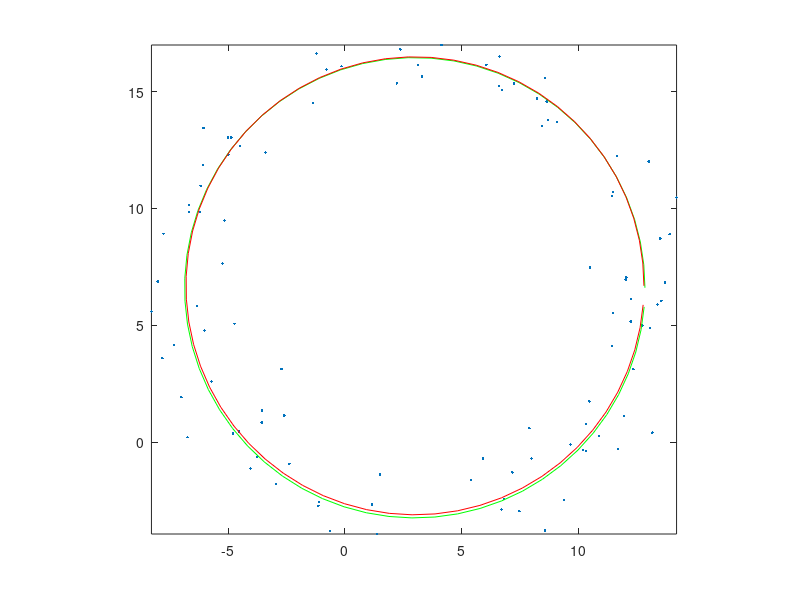

Write MATLAB code to recreate this figure.
function goShowCircleData
    load circleData.txt
    x=circleData(:,1);
    y=circleData(:,2);
    plot(x, y, '.');
    hold on;
    axis image
    % z = (x^2 + y^2)/2 = (2ax + 2by + (r^2-a^2-b^2))/2
    % z = ax + by + c
    % c = (r^2-a^2-b^2)/2
    z = ((x.^2 + y.^2)/2);
    A(:,1) = x;
    A(:,2)= y;
    A(:,3)= 1;
    p=A\z;
    p(3) = sqrt(2*p(3) + p(1)^2 + p(2)^2);
    fprintf('x=%g, y=%g, r=%g\n', p(1), p(2), p(3));
    fprintf('error before = %g\n',dist2Circle(p));
    circleplot(p(1), p(2), p(3), 'g');
    p=fminsearch(@dist2Circle, p);
    
    circleplot(p(1), p(2), p(3), 'r');
    fprintf('x=%g, y=%g, r=%g\n', p(1), p(2), p(3));
    fprintf('error after = %g\n',dist2Circle(p));
    
    function dist = dist2Circle(arr)
        xx=arr(1); yy=arr(2); r=arr(3);
        dist = ((x-xx).^2+(y-yy).^2);
        dist=sum((dist.^(0.5) -r).^2);
    end

    function circleplot(xc, yc, r, color)
        t = 0 : .1 : 2*pi; 
        xx = r * cos(t) + xc; 
        yy = r * sin(t) + yc; 
        plot(xx, yy, color) 
    end
end

